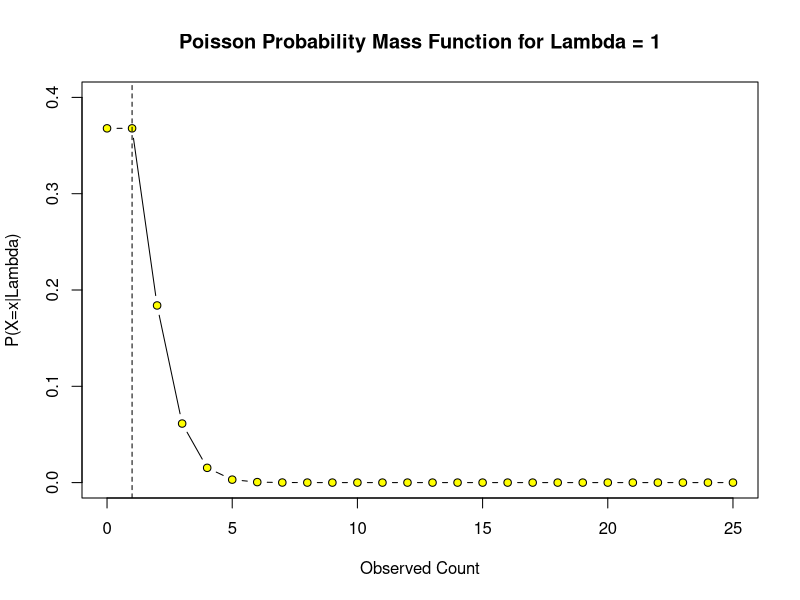
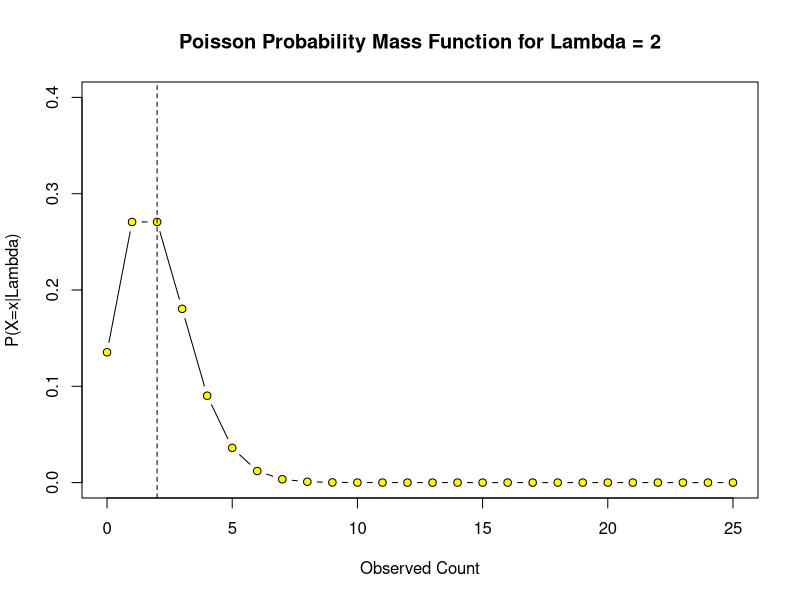
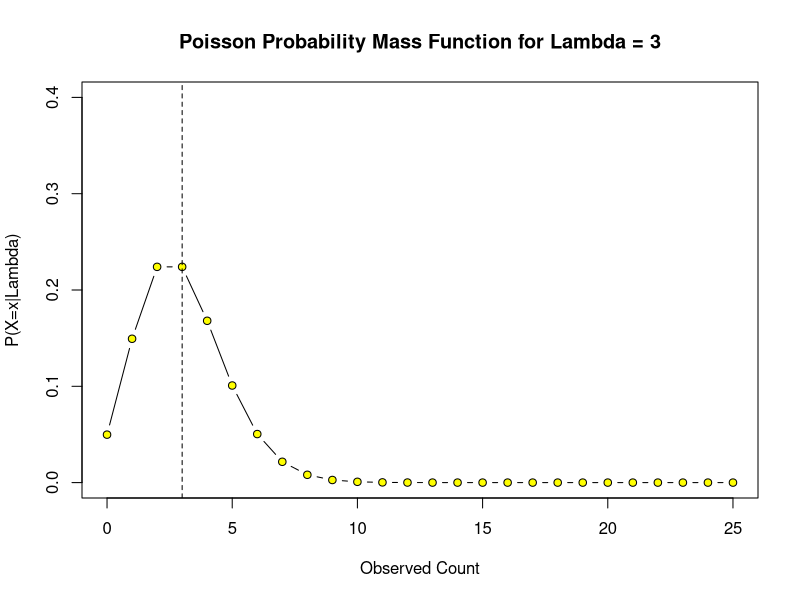
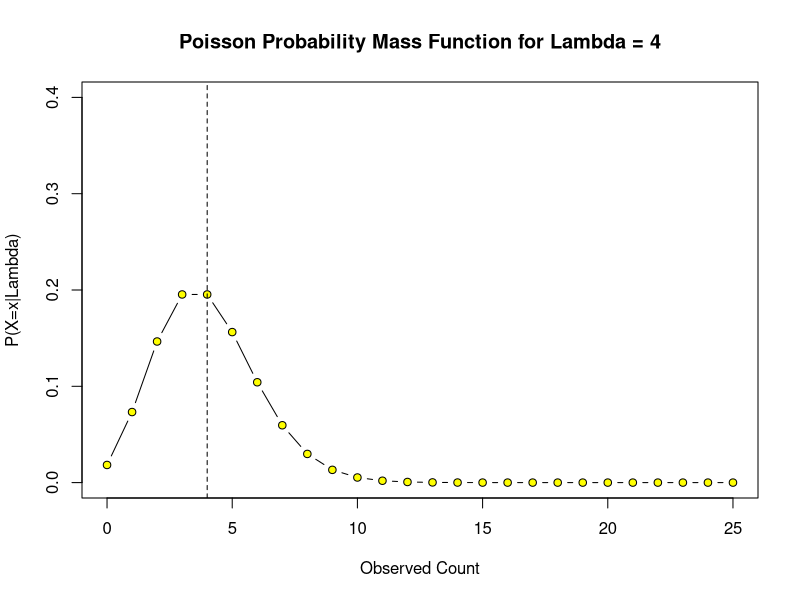
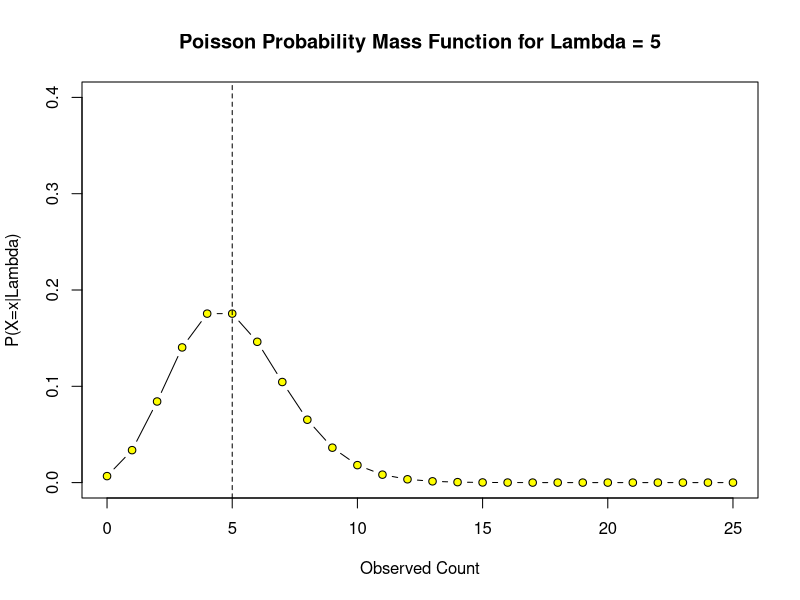
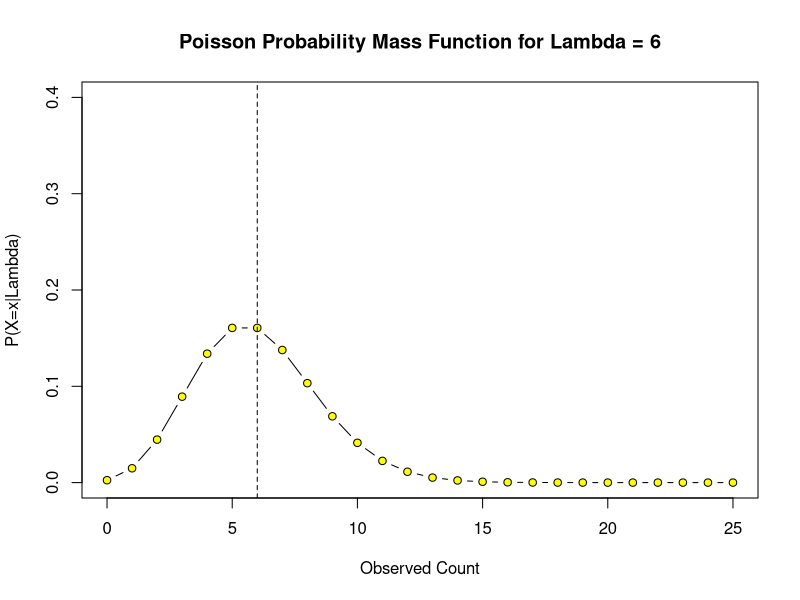
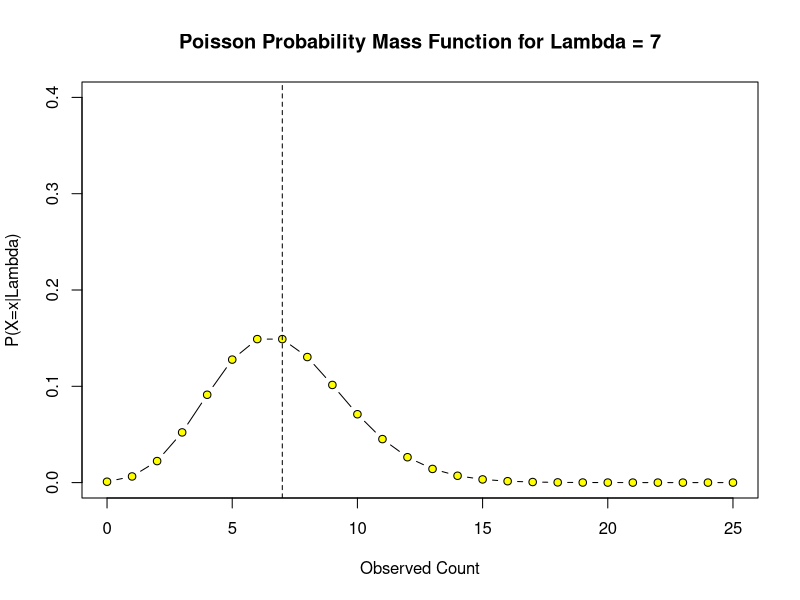
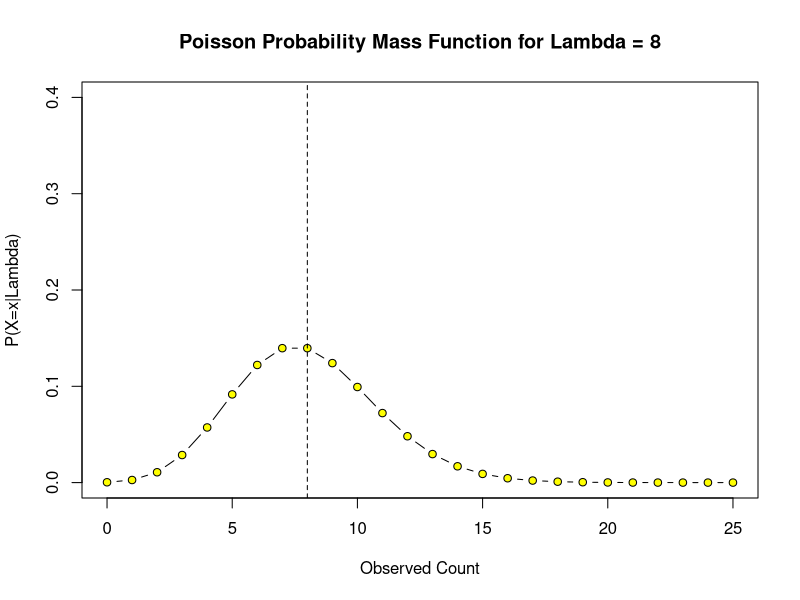

These figures' R source, in order:
# Make a sequence of Poisson distributions.

x <- seq(0,25,1)

xxx <- 0

for (xxx in seq(1,15,1)) {

png(filename=sprintf('Poisson%s.png', xxx), width=6, height=5, units="in",
    bg = "white", res = 300)
plot(x, dpois(x,xxx), xlim=c(0,25), ylim=c(0,0.40), pch=21, 
     ylab="P(X=x|Lambda)", xlab="Observed Count", type="b", bg="yellow",
     main=sprintf("Poisson Probability Mass Function for Lambda = %s", xxx)
)

abline(v=xxx, lty=2)
dev.off()

}